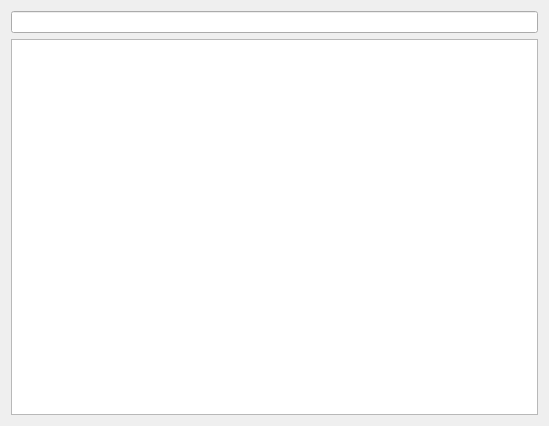
<?xml version="1.0" encoding="UTF-8"?>
<ui version="4.0">
 <class>Dialog</class>
 <widget class="QDialog" name="Dialog">
  <property name="geometry">
   <rect>
    <x>0</x>
    <y>0</y>
    <width>549</width>
    <height>426</height>
   </rect>
  </property>
  <property name="windowTitle">
   <string>Dialog</string>
  </property>
  <property name="windowIcon">
   <iconset>
    <normaloff>../../figures/logo.ico</normaloff>../../figures/logo.ico</iconset>
  </property>
  <layout class="QVBoxLayout" name="verticalLayout_2">
   <item>
    <layout class="QVBoxLayout" name="verticalLayout">
     <item>
      <widget class="QLineEdit" name="searchLineEdit"/>
     </item>
     <item>
      <widget class="LaserAllJobsOverviewQListWidget" name="listWidget"/>
     </item>
    </layout>
   </item>
  </layout>
 </widget>
 <customwidgets>
  <customwidget>
   <class>LaserAllJobsOverviewQListWidget</class>
   <extends>QListWidget</extends>
   <header>laser_qlist_widget.h</header>
  </customwidget>
 </customwidgets>
 <resources/>
 <connections/>
</ui>
